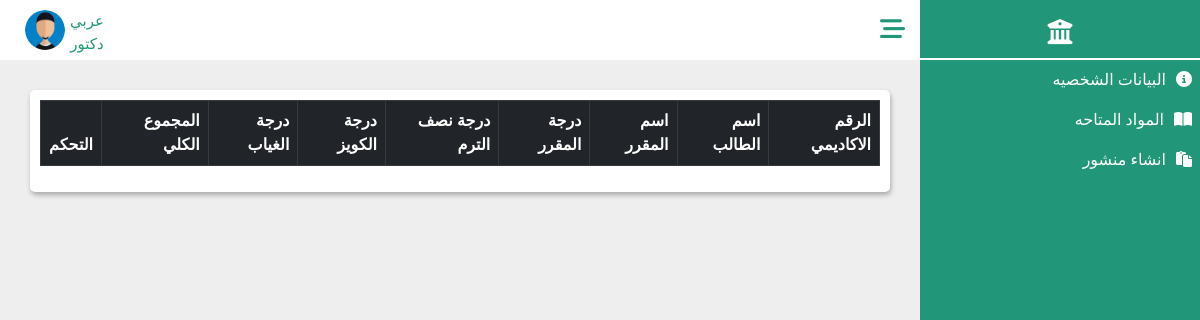
/Doctors/subject_setting.php (signed in), run on the app's committed database.
### tables this page shows
CREATE TABLE `doctor` (
  `Doctor_ID` bigint(30) NOT NULL,
  `Password` varchar(100) NOT NULL,
  `Image` varchar(100) NOT NULL DEFAULT 'profile.jpg',
  `Full_Name` varchar(100) DEFAULT NULL,
  `Job` varchar(100) NOT NULL DEFAULT 'دكتور',
  `Gender` varchar(100) DEFAULT NULL,
  `Nationality` varchar(100) DEFAULT 'مصري',
  `Religion` varchar(100) DEFAULT NULL,
  `Date_Birth` date DEFAULT NULL,
  `Address` varchar(100) DEFAULT NULL,
  `Phone_Number` varchar(30) DEFAULT NULL,
  `Degree` varchar(100) DEFAULT NULL,
  `University` varchar(100) DEFAULT 'المنوفيه',
  `Faculty` varchar(100) DEFAULT 'الحاسبات والمعلومات',
  `Department` varchar(100) DEFAULT NULL,
  `Email_Address` varchar(100) NOT NULL
);

### Components/Dashboard.php (the view, shortened to what this page needs)
<?php
include_once("../DataBase/database.php");
?>
<div class="side-bar">
    <div class="Side-bar-logo">
        <i class="fa-solid fa-building-columns"></i>
    </div>
    <?php if (isset($_SESSION['admin_id'])) { ?>
        <ul class="link">
            <li><a href="Admin_Info.php"><i class="fa-sharp fa-solid fa-circle-info"></i>البيانات الشخصية</a> </li>
        </ul>
        <ul class="link">
            <li class="menu">
                <i class="fa-solid fa-users"></i>اضافه اعضاء<span class="fa-solid fa-caret-down"></span>
            </li>
            <ul class="dropdown-menu1">
                <li><a href="AddAdmin.php"><i class="fa-sharp fa-solid fa-people-roof"></i>اضافه مسئول جديد</a></li>
                <li><a href="AddDoctor.php"><i class="fa-solid fa-user-doctor"></i>اضافه اعضاء هيئه تدريس</a></li>
                <li> <a href="AddStudent.php"><i class="fa-solid fa-graduation-cap"></i>اضافه طلاب</a></li>
            </ul>
        </ul>
        <ul class="link">
            <li class="menu">
                <i class="fa-solid fa-folder-open"></i>الاقسام <span class="fa-solid fa-caret-down"></span>
            </li>
            <ul class="dropdown-menu1">
                <li><a href="Department_Info.php"> <i class="fa-solid fa-folder-open"></i>الاقسام المتاحه</a></li>
                <li><a href="AddDepartment.php"> <i class="fa-solid fa-circle-plus"></i> انشاء قسم</a></li>
            </ul>
        </ul>
    <?php } elseif (isset($_SESSION['doctor_id'])) { ?>
        <?php
        $doctor_id = $_SESSION["doctor_id"];
        $doctor = $con->query("SELECT * FROM `doctor` WHERE `Doctor_ID`=$doctor_id");
        $doctor_data = $doctor->fetch(PDO::FETCH_ASSOC);
        ?>
        <ul class="link">
            <li><a href="Doctor_Info.php"><i class="fa-sharp fa-solid fa-circle-info"></i>البيانات الشخصيه</a></li>
        </ul>
        <ul class="link">
            <li><a href="subject.php?doctor_id=<?= $doctor_data['Doctor_ID'] ?>"><i class="fa-solid fa-book-open"></i>المواد المتاحه</a></li>
        </ul>
        <ul class="link">
            <li><a href="create_post.php?doctor_id=<?= $doctor_data['Doctor_ID'] ?>">
            <i class="fa-solid fa-paste"></i>انشاء منشور</a></li>
        </ul>
    <?php  } ?>
</div>

### Components/NavBar.php (shortened to what this page needs)
<?php
include_once("../DataBase/database.php");
if ($con) {
   if (isset($_SESSION['admin_id'])) {
      $admin_id = $_SESSION['admin_id'];
      $q = $con->query("SELECT * FROM `admin` WHERE Ad_ID='$admin_id'");
      $d = $q->fetch(PDO::FETCH_ASSOC);
      $imgPath = "../Admins/images/";
      $profile = "../Admins/Admin_Info.php";
   } elseif (isset($_SESSION['doctor_id'])) {
      $doctor_id = $_SESSION['doctor_id'];
      $q = $con->query("SELECT * FROM `doctor` WHERE Doctor_ID='$doctor_id'");
      $d = $q->fetch(PDO::FETCH_ASSOC);
      $imgPath = "../Doctors/images/";
   } elseif (isset($_SESSION['student_id'])) {
      $student_id = $_SESSION['student_id'];
      $q = $con->query("SELECT * FROM `student` WHERE St_ID='$student_id'");
      $d = $q->fetch(PDO::FETCH_ASSOC);
      $imgPath = "../Students/images/";
      $profile = "../Students/Student_info.php";
   }
   $full_name = $d['Full_Name'];
   $job = $d['Job'];
   $img = $imgPath . $d['Image'];
}
?>
<div class="nav-bar1">
    <div class="icon">
        <i class="fa-solid fa-bars-staggered"></i>
    </div>
    <div class="profile">
        <div class="user">
            <p class="username"><?php echo  $full_name ?></p>
            <p class="job"><?php echo $job ?></p>
        </div>
        <div class="img">
            <img src=<?php echo $img ?> alt="error" height="30px" width="30px">
        </div>
    </div>
</div>

### CssComponent/Dashboard.css (style rules this page uses)
:root { --main-color: #229678; --red-color: #e74c3c; --orangen-color: #f39c12; --white-color: #fff; --black-color: #2c3e50; --ligth-color: #888; --ligth-background: #eee; --main-border: 1pxsolid rgba(0, 0, 0, 0.2); --main-trantision: 0.2s linear; --linear: #229678; }
* { font-family: "Nunito", sans-serif; margin: 0; padding: 0; box-sizing: border-box; outline: none; border: none; text-decoration: none; direction: rtl !important; }
a { text-decoration: none; }
body { background-color: var(--ligth-background) !important; }
.nav-bar1 { height: 60px; width: 100%; background-color: white; display: flex; justify-content: space-between; z-index: 1000; text-align: center; position: sticky; top: 0; left: 0; }
.nav-bar1 .profile, .nav-bar1 .icon { height: 100%; padding: 10px 15px; }
.nav-bar1 .icon { line-height: 40px; font-size: 25px; cursor: pointer; }
.nav-bar1 .icon i { cursor: pointer; color: var(--main-color); }
.nav-bar1 .profile { display: inline-flex; margin-left: 10px; }
.nav-bar1 .profile .user { margin-left: 5px; }
.nav-bar1 .profile .user p { color: var(--main-color); margin: 0 !important; font-size: 15px; }
.img > img { height: 100%; width: 100%; border-radius: 50%; }
.side-bar { height: 100vh; width: 280px; background-color: var(--linear); position: fixed; right: 0px; top: 0px; z-index: 1000; text-align: center; color: white; }
.side-bar .Side-bar-logo { width: 100%; height: 60px; color: white; padding:15px 0px; font-size: 25px; text-align: center; border-bottom: 2px solid white; }
.link { margin: 0 !important; text-align: initial; }
.link li { color: white; padding: 8px 8px; position: relative; }
.link li a { color: white; text-decoration: none; font-size: 16px; }
.link i { padding-left: 10px; }

### data on the page
doctor: Full_Name "عربي", Job "دكتور", Image (placeholder picture)
